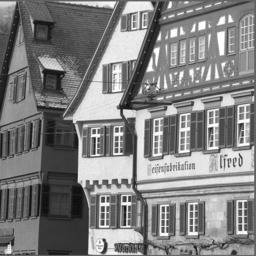
#> input picture houses.jpg, 256 x 256 px
$ jupyter execute --allow-errors Untitled.ipynb
#> lines starting #> are read from the running program, lines starting #| are printed output that depends on the picture
[cell 1]
import matplotlib.pyplot as plt
import matplotlib.image as mpimg
import numpy as np
import math
from scipy import signal
import time

[cell 2]
def gabor_kernel(lambd = 16.0, theta = 0.0, n = 0, sl = 0.7, st = 1.4, nl = 4.0):
	if n <= 0: n = 1+2*int(nl*lambd)
	gl = -0.5/(sl*sl)
	gt = -0.5/(st*st)
	c = math.cos(theta)/lambd
	s = math.sin(theta)/lambd
	x0 = 0.5*(n-1)*(c+s)
	y0 = 0.5*(n-1)*(c-s)
	sc = 1.0/(2*math.pi*sl*st*lambd*lambd)
	gk = np.empty( (n,n), dtype='complex64' )
	for y in range (0,n):
		for x in range (0,n):
			xr = c*x+s*y-x0  # centering, rotation and scaling
			yr = c*y-s*x-y0  # centering, rotation and scaling
			a = 2.0*math.pi*xr  # wave phase
			gk[y,x] = sc*math.exp(gl*xr*xr+gt*yr*yr)*complex(math.cos(a),math.sin(a))
	return gk

[cell 3]
def wave_kernel(lambd = 16.0, theta = 0.0, n = 0, sl = 0.7, st = 1.4, nl = 4.0):
#> called with lambd = 24, theta = 1.05, n = 0, sl = 0.7, st = 1.4, nl = 4
	if n <= 0: n = 1+2*int(nl*lambd)
	gl = -0.5/(sl*sl)
	gt = -0.5/(st*st)
	c = math.cos(theta)/lambd
	s = math.sin(theta)/lambd
	x0 = 0.5*(n-1)*(c+s)
	y0 = 0.5*(n-1)*(c-s)
	sc = 1.0/(2*math.pi*sl*st*lambd*lambd)
	gk = np.empty( (n,n), dtype='complex64' )
	for y in range (0,n):
		for x in range (0,n):
			xr = c*x+s*y-x0  # centering, rotation and scaling
			yr = c*y-s*x-y0  # centering, rotation and scaling
			a = 2.0*math.pi*xr  # wave phase
			gk[y,x] = sc*complex(math.cos(a),math.sin(a))
	return gk

[cell 4]
def gaussian_kernel(lambd = 16.0, theta = 0.0, n = 0, sl = 0.7, st = 1.4, nl = 4.0):
	if n <= 0: n = 1+2*int(nl*lambd)
	gl = -0.5/(sl*sl)
	gt = -0.5/(st*st)
	c = math.cos(theta)/lambd
	s = math.sin(theta)/lambd
	x0 = 0.5*(n-1)*(c+s)
	y0 = 0.5*(n-1)*(c-s)
	sc = 1.0/(2*math.pi*sl*st*lambd*lambd)
	gk = np.empty( (n,n), dtype='complex64' )
	for y in range (0,n):
		for x in range (0,n):
			xr = c*x+s*y-x0  # centering, rotation and scaling
			yr = c*y-s*x-y0  # centering, rotation and scaling
			a = 2.0*math.pi*xr  # wave phase
			gk[y,x] = sc*math.exp(gl*xr*xr+gt*yr*yr)
	return gk

[cell 5]
def kernel_plot(k):
	kr = (k.view(np.float32).reshape(k.shape + (2,)))[:,:,0]  # extract real (cos) part
	ki = (k.view(np.float32).reshape(k.shape + (2,)))[:,:,1]  # extract imaginary (sin) part
	mpimg.imsave('kr.jpg',kr,cmap="gray")
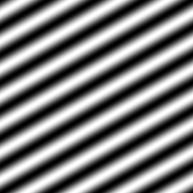
#> saved as kr.jpg: shape (193, 193, 3); min 0, max 255, mean 127.4
	mpimg.imsave('ki.jpg',ki,cmap="gray")
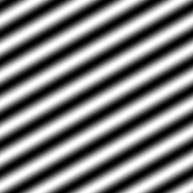
#> saved as ki.jpg: shape (193, 193, 3); min 0, max 255, mean 127.4
	fig, (re, im) = plt.subplots(1, 2)  # real and imaginary parts
	re.imshow(kr, cmap='gray')
	re.set_title('Real part')
	re.set_axis_off()
	im.imshow(ki, cmap='gray')
	im.set_title('Imaginary part')
	im.set_axis_off()

[cell 6]
gk = wave_kernel(lambd=24, theta = math.pi/3)
kernel_plot(gk)

[cell 7]
gk = gaussian_kernel(lambd=24, theta = math.pi/3)
kernel_plot(gk)
#> in kernel_plot (call 2), `mpimg.imsave('kr.jpg',kr,cmap="gray")`:
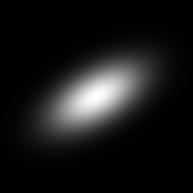
#> saved as kr.jpg: shape (193, 193, 3); min 0, max 255, mean 24
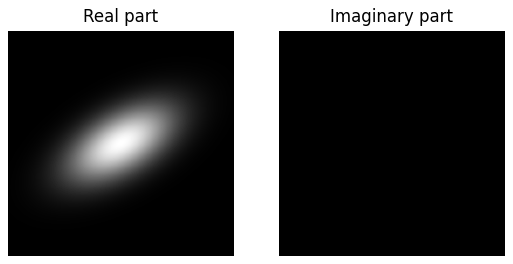
#> figure drawn by matplotlib, 2 panels

[cell 8]
gk = gabor_kernel(lambd=24, theta = math.pi/3)
kernel_plot(gk)
gk.shape

[cell 9]
gk = gabor_kernel(lambd=12, theta = math.pi/3)
kernel_plot(gk)
gk.shape

[cell 10]
gk = gabor_kernel(lambd=24, theta = math.pi/3, n = 256)
kernel_plot(gk)
gk.shape

[cell 11]
gk = gabor_kernel(lambd=12, theta = math.pi/3, n = 256)
kernel_plot(gk)
#> in kernel_plot (call 6), `mpimg.imsave('ki.jpg',ki,cmap="gray")`:
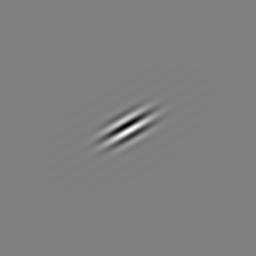
#> saved as ki.jpg: shape (256, 256, 3); min 0, max 255, mean 127.9
gk.shape

[cell 12]
gk = gabor_kernel(lambd=24, theta = math.pi/3, sl = 1.0, st = 1.0)
kernel_plot(gk)
#> in kernel_plot (call 7), `mpimg.imsave('kr.jpg',kr,cmap="gray")`:
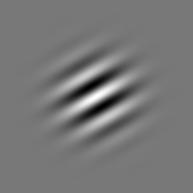
#> saved as kr.jpg: shape (193, 193, 3); min 0, max 255, mean 119.8
gk.shape

[cell 13]
gk = gabor_kernel(lambd=24, theta = math.pi/3, nl = 2.5)
kernel_plot(gk)
#> in kernel_plot (call 8), `mpimg.imsave('kr.jpg',kr,cmap="gray")`:
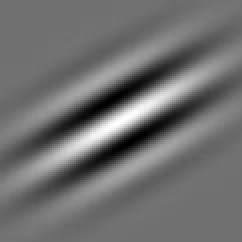
#> saved as kr.jpg: shape (121, 121, 3) (shown 2 times larger); min 0, max 255, mean 111.8
#> in kernel_plot (call 8), `mpimg.imsave('ki.jpg',ki,cmap="gray")`:
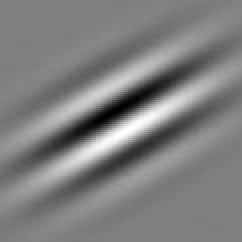
#> saved as ki.jpg: shape (121, 121, 3) (shown 2 times larger); min 0, max 255, mean 127.4
gk.shape
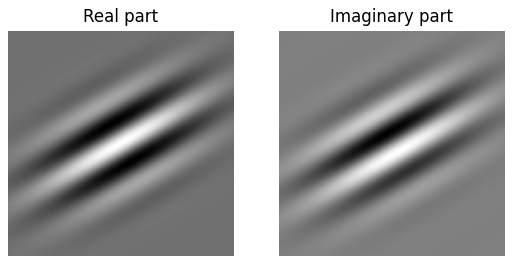
#> figure drawn by matplotlib, 2 panels

[cell 14]
img = mpimg.imread('houses.jpg')
#> img is the input picture: shape (256, 256); min 6, max 255, mean 127.8
plt.imshow(img, cmap="gray")

[cell 15]
gk = gabor_kernel(lambd=4, theta = math.pi/2)
gab = signal.convolve2d(img, gk, boundary='symm', mode='valid')
plt.imshow(np.absolute(gab), cmap="gray")
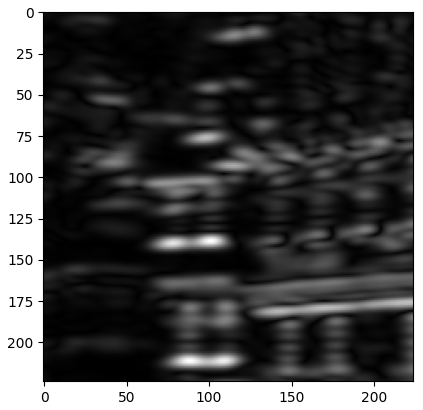
#> figure drawn by matplotlib, 1 panel
